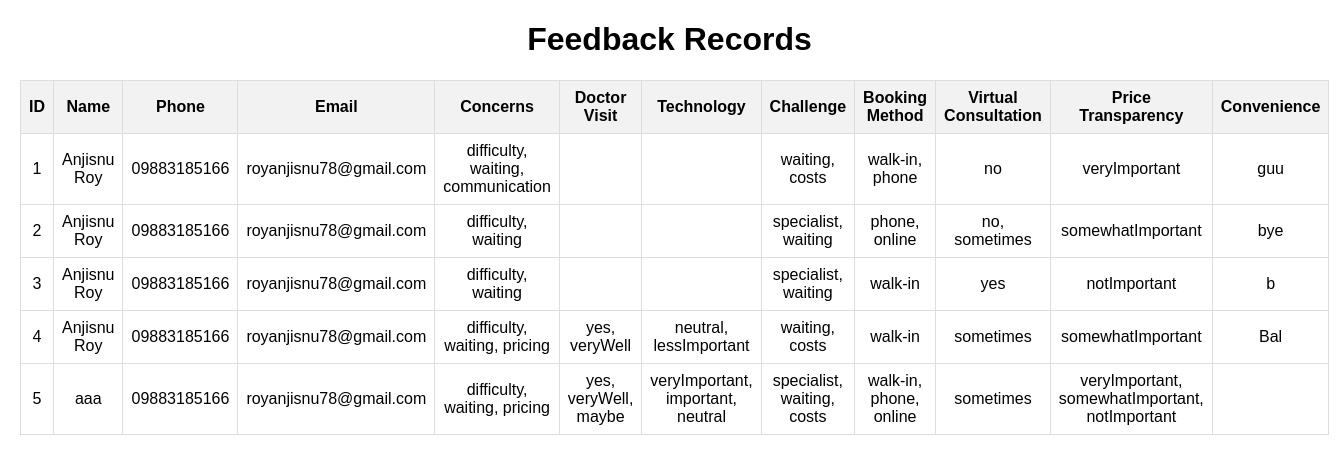
The page /feedback-988318166 on the database its author committed.
### app.py (models this page shows, shortened)
class Feedback(db.Model):
    id = db.Column(db.Integer, primary_key=True)
    name = db.Column(db.String(100), nullable=False)
    phone = db.Column(db.String(20), nullable=False)
    email = db.Column(db.String(100), nullable=False)
    concern = db.Column(db.String(500))
    doctorVisit = db.Column(db.String(500))
    technology = db.Column(db.String(500))
    challenge = db.Column(db.String(500))
    booking = db.Column(db.String(500))
    virtual = db.Column(db.String(500))
    priceTransparency = db.Column(db.String(500))
    convenience = db.Column(db.Text)

### app.py (the view)
@app.route('/feedback-988318166')
def feedback():
    feedback_records = Feedback.query.all()  # Query all feedback from the general feedback table
    return render_template('feedback.html', feedback_records=feedback_records)

### templates/feedback.html (shortened to what this page needs)
<!DOCTYPE html>
<html lang="en">
<head>
</head>
<body>
    <h1>Feedback Records</h1>
    <table>
        <thead>
            <tr>
                <th>ID</th>
                <th>Name</th>
                <th>Phone</th>
                <th>Email</th>
                <th>Concerns</th>
                <th>Doctor Visit</th>
                <th>Technology</th>
                <th>Challenge</th>
                <th>Booking Method</th>
                <th>Virtual Consultation</th>
                <th>Price Transparency</th>
                <th>Convenience</th>
            </tr>
        </thead>
        <tbody>
            {% for record in feedback_records %}
                <tr>
                    <td>{{ record.id }}</td>
                    <td>{{ record.name }}</td>
                    <td>{{ record.phone }}</td>
                    <td>{{ record.email }}</td>
                    <td>{{ record.concern }}</td>
                    <td>{{ record.doctorVisit }}</td>
                    <td>{{ record.technology }}</td>
                    <td>{{ record.challenge }}</td>
                    <td>{{ record.booking }}</td>
                    <td>{{ record.virtual }}</td>
                    <td>{{ record.priceTransparency }}</td>
                    <td>{{ record.convenience }}</td>
                </tr>
            {% endfor %}
        </tbody>
    </table>
</body>
</html>

### templates/feedback.html (style rules this page uses)
body { font-family: Arial, sans-serif; margin: 20px; }
h1 { text-align: center; }
table { width: 100%; border-collapse: collapse; margin: 20px 0; }
table th, table td { border: 1px solid #ddd; padding: 8px; text-align: center; }
table th { background-color: #f2f2f2; font-weight: bold; }

### rows shown on the page
Feedback: id "1", name "Anjisnu Roy", phone "09883185166", email "royanjisnu78@gmail.com", concern "difficulty, waiting, communication", challenge "waiting, costs", booking "walk-in, phone", virtual "no", priceTransparency "veryImportant", convenience "guu"
Feedback: id "2", name "Anjisnu Roy", phone "09883185166", email "royanjisnu78@gmail.com", concern "difficulty, waiting", challenge "specialist, waiting", booking "phone, online", virtual "no, sometimes", priceTransparency "somewhatImportant", convenience "bye"
Feedback: id "3", name "Anjisnu Roy", phone "09883185166", email "royanjisnu78@gmail.com", concern "difficulty, waiting", challenge "specialist, waiting", booking "walk-in", virtual "yes", priceTransparency "notImportant", convenience "b"
Feedback: id "4", name "Anjisnu Roy", phone "09883185166", email "royanjisnu78@gmail.com", concern "difficulty, waiting, pricing", doctorVisit "yes, veryWell", technology "neutral, lessImportant", challenge "waiting, costs", booking "walk-in", virtual "sometimes", priceTransparency "somewhatImportant", convenience "Bal"
Feedback: id "5", name "aaa", phone "09883185166", email "royanjisnu78@gmail.com", concern "difficulty, waiting, pricing", doctorVisit "yes, veryWell, maybe", technology "veryImportant, important, neutral", challenge "specialist, waiting, costs", booking "walk-in, phone, online", virtual "sometimes", priceTransparency "veryImportant, somewhatImportant, notImportant"
